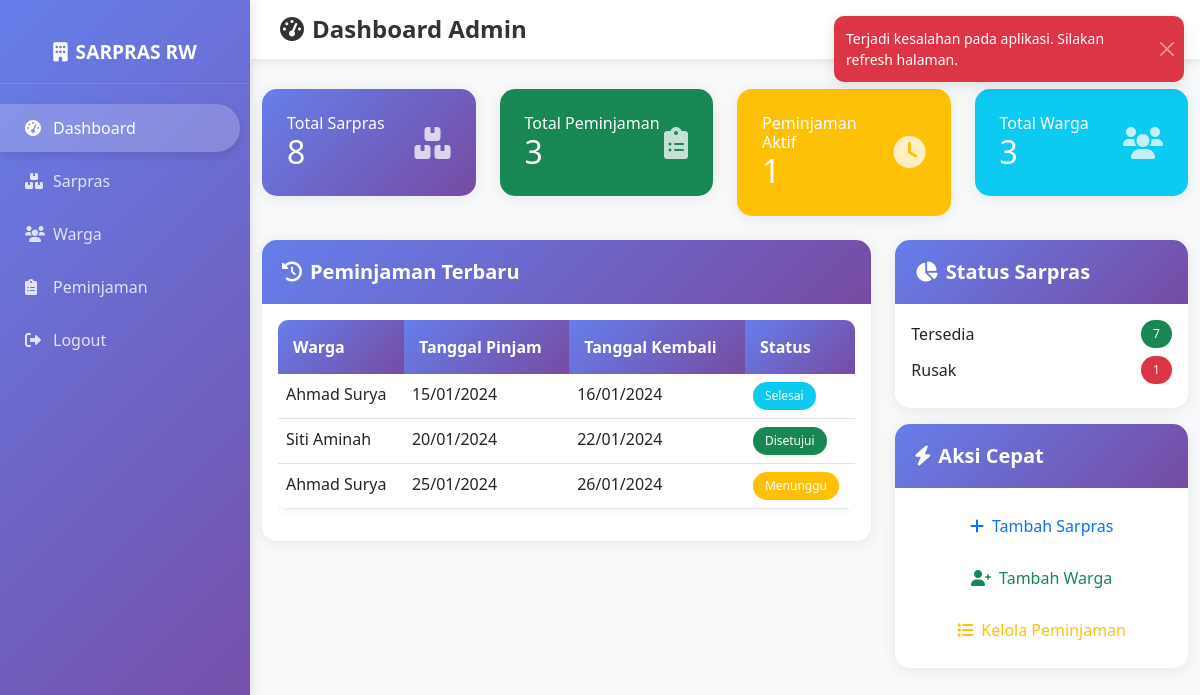
Page /admin/dashboard.php (signed in) on the committed database.
### tables this page shows
CREATE TABLE peminjaman (
    id INT AUTO_INCREMENT PRIMARY KEY,
    user_id INT NOT NULL,
    tanggal_pinjam DATE NOT NULL,
    tanggal_kembali DATE NOT NULL,
    status ENUM('menunggu', 'disetujui', 'ditolak', 'selesai') NOT NULL DEFAULT 'menunggu',
    created_at TIMESTAMP DEFAULT CURRENT_TIMESTAMP,
    FOREIGN KEY (user_id) REFERENCES users(id) ON DELETE CASCADE
);

CREATE TABLE users (
    id INT AUTO_INCREMENT PRIMARY KEY,
    nama VARCHAR(100) NOT NULL,
    alamat TEXT,
    no_hp VARCHAR(20),
    username VARCHAR(50) UNIQUE NOT NULL,
    password VARCHAR(255) NOT NULL,
    role ENUM('admin', 'warga') NOT NULL DEFAULT 'warga',
    created_at TIMESTAMP DEFAULT CURRENT_TIMESTAMP
);

### admin/dashboard.php (the view, shortened to what this page needs)
<?php
function getTotalSarpras() {
    $pdo = getDB();
    $stmt = $pdo->query("SELECT COUNT(*) as total FROM sarpras");
    return $stmt->fetch()['total'];
}
function getTotalPeminjaman() {
    $pdo = getDB();
    $stmt = $pdo->query("SELECT COUNT(*) as total FROM peminjaman");
    return $stmt->fetch()['total'];
}
function getPeminjamanAktif() {
    $pdo = getDB();
    $stmt = $pdo->query("SELECT COUNT(*) as total FROM peminjaman WHERE status = 'disetujui'");
    return $stmt->fetch()['total'];
}
function getTotalWarga() {
    $pdo = getDB();
    $stmt = $pdo->query("SELECT COUNT(*) as total FROM users WHERE role = 'warga'");
    return $stmt->fetch()['total'];
}
function getRecentPeminjaman() {
    $pdo = getDB();
    $stmt = $pdo->prepare("
        SELECT p.*, u.nama as nama_warga
        FROM peminjaman p
        JOIN users u ON p.user_id = u.id
        ORDER BY p.created_at DESC
        LIMIT 5
    ");
    $stmt->execute();
    return $stmt->fetchAll();
}
function getSarprasByStatus() {
    $pdo = getDB();
    $stmt = $pdo->query("SELECT status, COUNT(*) as jumlah FROM sarpras GROUP BY status");
    return $stmt->fetchAll(PDO::FETCH_KEY_PAIR);
}
$total_sarpras = getTotalSarpras();
$total_peminjaman = getTotalPeminjaman();
$peminjaman_aktif = getPeminjamanAktif();
$total_warga = getTotalWarga();
$recent_peminjaman = getRecentPeminjaman();
$sarpras_status = getSarprasByStatus();
?>
<!DOCTYPE html>
<html lang="id">
<head>
    <link href="https://cdn.jsdelivr.net/npm/bootstrap@5.3.0/dist/css/bootstrap.min.css" rel="stylesheet">
    <link rel="stylesheet" href="https://cdnjs.cloudflare.com/ajax/libs/font-awesome/6.0.0/css/all.min.css">
    <link rel="stylesheet" href="../assets/css/style.css">
</head>
<body>
    <nav class="sidebar">
        <div class="sidebar-header">
            <h3><i class="fas fa-building me-2"></i>SARPRAS RW</h3>
        </div>
        <ul class="sidebar-menu">
            <li class="active"><a href="dashboard.php"><i class="fas fa-tachometer-alt me-2"></i>Dashboard</a></li>
            <li><a href="sarpras.php"><i class="fas fa-boxes me-2"></i>Sarpras</a></li>
            <li><a href="warga.php"><i class="fas fa-users me-2"></i>Warga</a></li>
            <li><a href="peminjaman.php"><i class="fas fa-clipboard-list me-2"></i>Peminjaman</a></li>
            <li><a href="../auth/logout.php"><i class="fas fa-sign-out-alt me-2"></i>Logout</a></li>
        </ul>
    </nav>
    <div class="main-content">
        <div class="topbar">
            <div class="d-flex justify-content-between align-items-center">
                <h4><i class="fas fa-tachometer-alt me-2"></i>Dashboard Admin</h4>
                <div>
                    <span class="text-muted">Selamat datang, <?php echo htmlspecialchars($_SESSION['nama']); ?></span>
                </div>
            </div>
        </div>
        <div class="container-fluid">
            <div class="row mb-4">
                <div class="col-md-3">
                    <div class="card stats-card bg-primary text-white">
                        <div class="card-body">
                            <div class="d-flex justify-content-between align-items-center">
                                <div>
                                    <h6 class="card-title mb-0">Total Sarpras</h6>
                                    <h2 class="mb-0"><?php echo $total_sarpras; ?></h2>
                                </div>
                                <i class="fas fa-boxes fa-2x opacity-75"></i>
                            </div>
                        </div>
                    </div>
                </div>
                <div class="col-md-3">
                    <div class="card stats-card bg-success text-white">
                        <div class="card-body">
                            <div class="d-flex justify-content-between align-items-center">
                                <div>
                                    <h6 class="card-title mb-0">Total Peminjaman</h6>
                                    <h2 class="mb-0"><?php echo $total_peminjaman; ?></h2>
                                </div>
                                <i class="fas fa-clipboard-list fa-2x opacity-75"></i>
                            </div>
                        </div>
                    </div>
                </div>
                <div class="col-md-3">
                    <div class="card stats-card bg-warning text-white">
                        <div class="card-body">
                            <div class="d-flex justify-content-between align-items-center">
                                <div>
                                    <h6 class="card-title mb-0">Peminjaman Aktif</h6>
                                    <h2 class="mb-0"><?php echo $peminjaman_aktif; ?></h2>
                                </div>
                                <i class="fas fa-clock fa-2x opacity-75"></i>
                            </div>
                        </div>
                    </div>
                </div>
                <div class="col-md-3">
                    <div class="card stats-card bg-info text-white">
                        <div class="card-body">
                            <div class="d-flex justify-content-between align-items-center">
                                <div>
                                    <h6 class="card-title mb-0">Total Warga</h6>
                                    <h2 class="mb-0"><?php echo $total_warga; ?></h2>
                                </div>
                                <i class="fas fa-users fa-2x opacity-75"></i>
                            </div>
                        </div>
                    </div>
                </div>
            </div>
            <div class="row">
                <div class="col-md-8">
                    <div class="card">
                        <div class="card-header">
                            <h5 class="mb-0"><i class="fas fa-history me-2"></i>Peminjaman Terbaru</h5>
                        </div>
                        <div class="card-body">
                            <div class="table-responsive">
                                <table class="table table-hover">
                                    <thead>
                                        <tr>
                                            <th>Warga</th>
                                            <th>Tanggal Pinjam</th>
                                            <th>Tanggal Kembali</th>
                                            <th>Status</th>
                                        </tr>
                                    </thead>
                                    <tbody>
                                        <?php foreach ($recent_peminjaman as $peminjaman): ?>
                                            <tr>
                                                <td><?php echo htmlspecialchars($peminjaman['nama_warga']); ?></td>
                                                <td><?php echo date('d/m/Y', strtotime($peminjaman['tanggal_pinjam'])); ?></td>
                                                <td><?php echo date('d/m/Y', strtotime($peminjaman['tanggal_kembali'])); ?></td>
                                                <td>
                                                    <span class="badge bg-<?php
                                                        echo $peminjaman['status'] == 'menunggu' ? 'warning' :
                                                             ($peminjaman['status'] == 'disetujui' ? 'success' :
                                                              ($peminjaman['status'] == 'ditolak' ? 'danger' : 'info'));
                                                    ?>">
                                                        <?php echo ucfirst($peminjaman['status']); ?>
                                                    </span>
                                                </td>
                                            </tr>
                                        <?php endforeach; ?>
                                    </tbody>
                                </table>
                            </div>
                        </div>
                    </div>
                </div>
                <div class="col-md-4">
                    <div class="card">
                        <div class="card-header">
                            <h5 class="mb-0"><i class="fas fa-chart-pie me-2"></i>Status Sarpras</h5>
                        </div>
                        <div class="card-body">
                            <?php foreach ($sarpras_status as $status => $jumlah): ?>
                                <div class="d-flex justify-content-between align-items-center mb-2">
                                    <span><?php echo ucfirst($status); ?></span>
                                    <span class="badge bg-<?php
                                        echo $status == 'tersedia' ? 'success' :
                                             ($status == 'dipinjam' ? 'warning' : 'danger');
                                    ?>"><?php echo $jumlah; ?></span>
                                </div>
                            <?php endforeach; ?>
                        </div>
                    </div>
                    <div class="card mt-3">
                        <div class="card-header">
                            <h5 class="mb-0"><i class="fas fa-bolt me-2"></i>Aksi Cepat</h5>
                        </div>
                        <div class="card-body">
                            <div class="d-grid gap-2">
                                <a href="sarpras.php" class="btn btn-outline-primary">
                                    <i class="fas fa-plus me-2"></i>Tambah Sarpras
                                </a>
                                <a href="warga.php" class="btn btn-outline-success">
                                    <i class="fas fa-user-plus me-2"></i>Tambah Warga
                                </a>
                                <a href="peminjaman.php" class="btn btn-outline-warning">
                                    <i class="fas fa-list me-2"></i>Kelola Peminjaman
                                </a>
                            </div>
                        </div>
                    </div>
                </div>
            </div>
        </div>
    </div>
</body>
</html>

### assets/css/style.css (style rules this page uses)
body { font-family: 'Segoe UI', Tahoma, Geneva, Verdana, sans-serif; background-color: #f8f9fa; }
.sidebar { position: fixed; top: 0; left: 0; width: 250px; height: 100vh; background: linear-gradient(135deg, #667eea 0%, #764ba2 100%); color: white; padding: 20px 0; box-shadow: 2px 0 10px rgba(0,0,0,0.1); z-index: 1000; overflow-y: auto; }
.sidebar-header { text-align: center; padding: 20px; border-bottom: 1px solid rgba(255,255,255,0.1); margin-bottom: 20px; }
.sidebar-header h3 { margin: 0; font-size: 1.2rem; font-weight: 600; }
.sidebar-menu { list-style: none; padding: 0; margin: 0; }
.sidebar-menu li { margin: 5px 0; }
.sidebar-menu li a { display: block; padding: 12px 25px; color: rgba(255,255,255,0.8); text-decoration: none; transition: all 0.3s ease; border-radius: 0 25px 25px 0; margin-right: 10px; }
.sidebar-menu li a:hover, .sidebar-menu li.active a { background-color: rgba(255,255,255,0.2); color: white; box-shadow: 0 4px 8px rgba(0,0,0,0.1); }
.sidebar-menu li a i { width: 20px; margin-right: 10px; }
.main-content { margin-left: 250px; min-height: 100vh; }
.topbar { background: white; padding: 15px 30px; box-shadow: 0 2px 10px rgba(0,0,0,0.1); margin-bottom: 30px; }
.topbar h4 { margin: 0; color: #333; font-weight: 600; }
.stats-card { border: none; border-radius: 15px; box-shadow: 0 4px 15px rgba(0,0,0,0.1); transition: transform 0.3s ease; }
.stats-card .card-body { padding: 25px; }
.table { border-radius: 10px; overflow: hidden; box-shadow: 0 2px 10px rgba(0,0,0,0.05); }
.table thead th { background: linear-gradient(135deg, #667eea 0%, #764ba2 100%); color: white; border: none; font-weight: 600; padding: 15px; }
.card { border: none; border-radius: 15px; box-shadow: 0 2px 15px rgba(0,0,0,0.08); transition: all 0.3s ease; }
.card-header { background: linear-gradient(135deg, #667eea 0%, #764ba2 100%); color: white; border-radius: 15px 15px 0 0 !important; border: none; padding: 20px; }
.card-header h5 { margin: 0; font-weight: 600; }
.btn { border-radius: 25px; padding: 10px 25px; font-weight: 500; transition: all 0.3s ease; border: none; }
.badge { border-radius: 20px; padding: 8px 12px; font-weight: 500; }
.bg-primary { background: linear-gradient(135deg, #667eea 0%, #764ba2 100%) !important; }

### rows in the picture
peminjaman: user.nama "Ahmad Surya", tanggal_pinjam "15/01/2024", tanggal_kembali "16/01/2024", status "Selesai"
peminjaman: user.nama "Siti Aminah", tanggal_pinjam "20/01/2024", tanggal_kembali "22/01/2024", status "Disetujui"
peminjaman: user.nama "Ahmad Surya", tanggal_pinjam "25/01/2024", tanggal_kembali "26/01/2024", status "Menunggu"

### other values in the picture
$total_sarpras "8"
$total_peminjaman "3"
$peminjaman_aktif "1"
$total_warga "3"
$status "Tersedia"
$jumlah "7"
$status "Rusak"
$jumlah "1"
